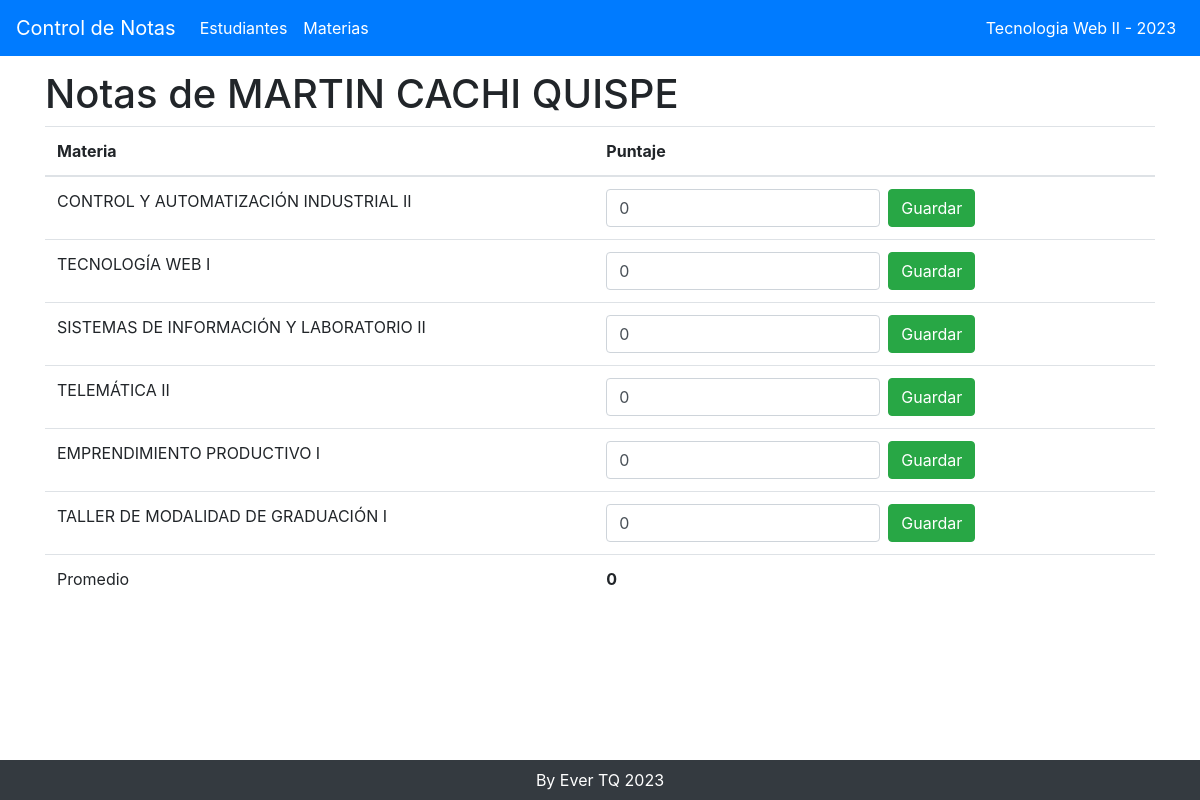
/notas_estudiante.php?id=3, run on the app's committed database.
### tables this page shows
CREATE TABLE `estudiantes` (
  `id` bigint(20) UNSIGNED NOT NULL,
  `nombre` varchar(255) NOT NULL,
  `grupo` varchar(255) NOT NULL
);

CREATE TABLE `materias` (
  `id` bigint(20) UNSIGNED NOT NULL,
  `nombre` varchar(255) NOT NULL
);

### Estudiante.php (called while the page is built, shortened)
<?php
class Estudiante
{
public static function obtenerUno($id)
{
global $mysqli;
$sentencia = $mysqli->prepare("SELECT id, nombre, grupo FROM estudiantes WHERE id = ?");
$sentencia->bind_param("i", $id);
$sentencia->execute();
$resultado = $sentencia->get_result();
return $resultado->fetch_object();
}
}

### Materia.php (called while the page is built, shortened)
<?php
class Materia
{
public static function obtener()
{
global $mysqli;
$resultado = $mysqli->query("SELECT id, nombre FROM materias");
return $resultado->fetch_all(MYSQLI_ASSOC);
}
}

### Nota.php (called while the page is built, shortened)
<?php
class Nota
{
public static function obtenerDeEstudiante($idEstudiante)
{
global $mysqli;
$sentencia = $mysqli->prepare("SELECT id, id_estudiante, id_materia, puntaje FROM
notas_estudiantes_materias WHERE id_estudiante = ?");
$sentencia->bind_param("i", $idEstudiante);
$sentencia->execute();
$resultado = $sentencia->get_result();
return $resultado->fetch_all(MYSQLI_ASSOC);
}
public static function combinar($materias, $notas)
{
for ($x = 0; $x < count($materias); $x++) {
$materias[$x]["puntaje"] = self::obtenerCalificacion($notas, $materias[$x]["id"]);
}
return $materias;
}
private static function obtenerCalificacion($notas, $idMateria)
{
return 0;
}
}

### notas_estudiante.php (the view, shortened to what this page needs)
<?php
include_once "conexion.php";
include_once "encabezado.php";
include_once "Estudiante.php";
include_once "Materia.php";
include_once "Nota.php";
$estudiante = Estudiante::obtenerUno($_GET["id"]);
$materias = Materia::obtener();
$notas = Nota::obtenerDeEstudiante($estudiante->id);
$materiasConCalificacion = Nota::combinar($materias, $notas);
?>
<div class="row">
<div class="col-12">
<h1>Notas de <?php echo $estudiante->nombre ?></h1>
</div>
<div class="col-12 table-responsive">
<table class="table">
<thead>
<tr>
<th>Materia</th>
<th>Puntaje</th>
</tr>
</thead>
<tbody>
<?php
$sumatoria = 0;
foreach ($materiasConCalificacion as $materia) {
$sumatoria += $materia["puntaje"];
?>
<tr>
<td>
<?php echo $materia["nombre"] ?>
</td>
<td>
<form action="modificar_nota.php" method="POST" class="form-inline">
<input value="<?php echo $materia["puntaje"] ?>" required min="0"
name="puntaje" placeholder="Escriba la calificación" type="number" class="form-control">
<button class="btn btn-success mx-2">Guardar</button>
</form>
</td>
</tr>
<?php } ?>
</tbody>
<tfoot>
<tr>
<td>Promedio</td>
<td>
<strong>
<?php
$promedio = $sumatoria / count($materias);
echo $promedio;
?>
</strong>
</td>
</tr>
</tfoot>
</table>
</div>
</div>
<?php
include_once "pie.php";

### encabezado.php (style rules this page uses)
body { padding-top: 70px; padding-bottom: 70px; }

### data on the page
estudiantes: nombre "MARTIN CACHI QUISPE"
materias: nombre "CONTROL Y AUTOMATIZACIÓN INDUSTRIAL II", puntaje "0"
materias: nombre "TECNOLOGÍA WEB I", puntaje "0"
materias: nombre "SISTEMAS DE INFORMACIÓN Y LABORATORIO II", puntaje "0"
materias: nombre "TELEMÁTICA II", puntaje "0"
materias: nombre "EMPRENDIMIENTO PRODUCTIVO I", puntaje "0"
materias: nombre "TALLER DE MODALIDAD DE GRADUACIÓN I", puntaje "0"

### other printed values
$promedio "0"
